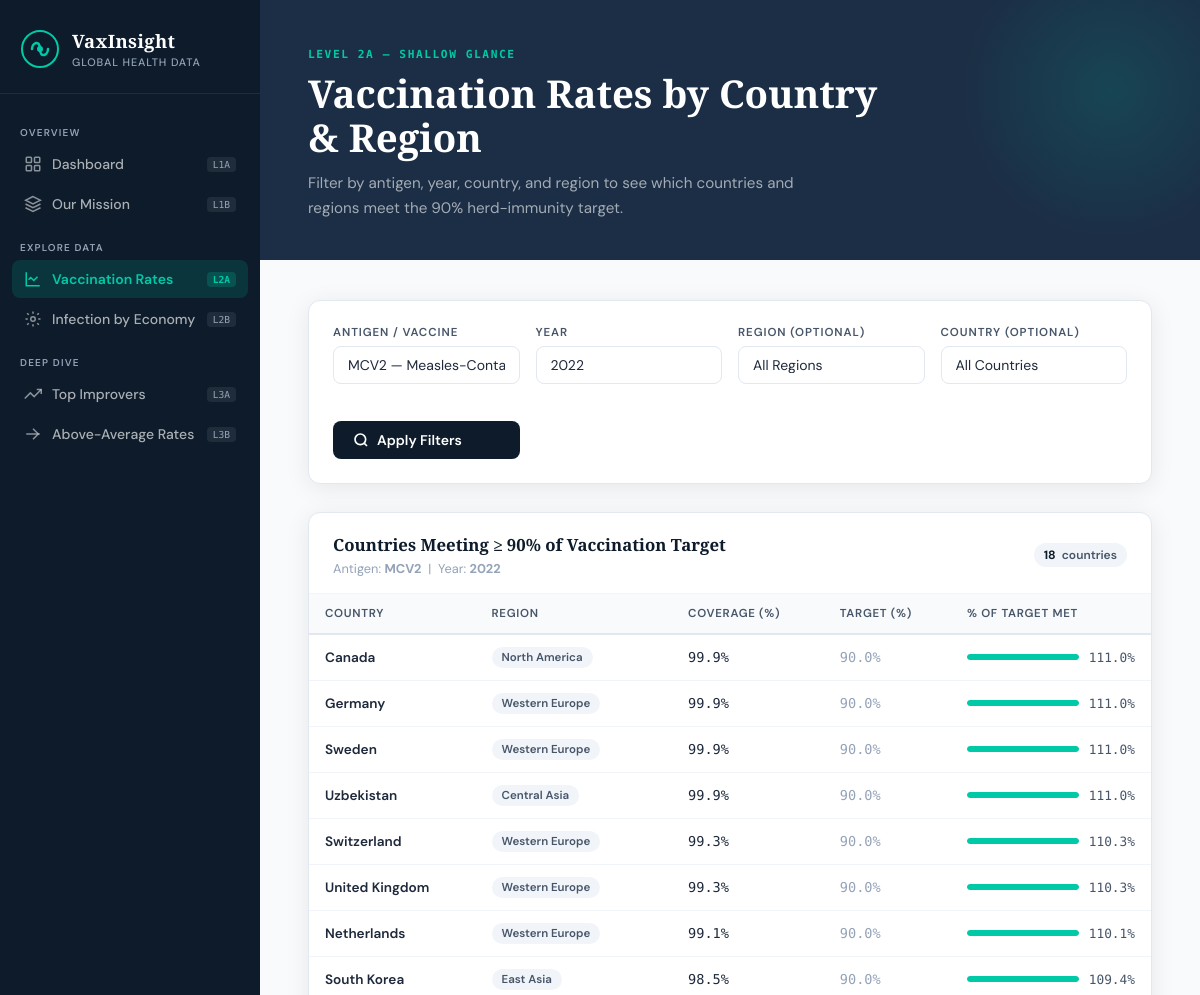
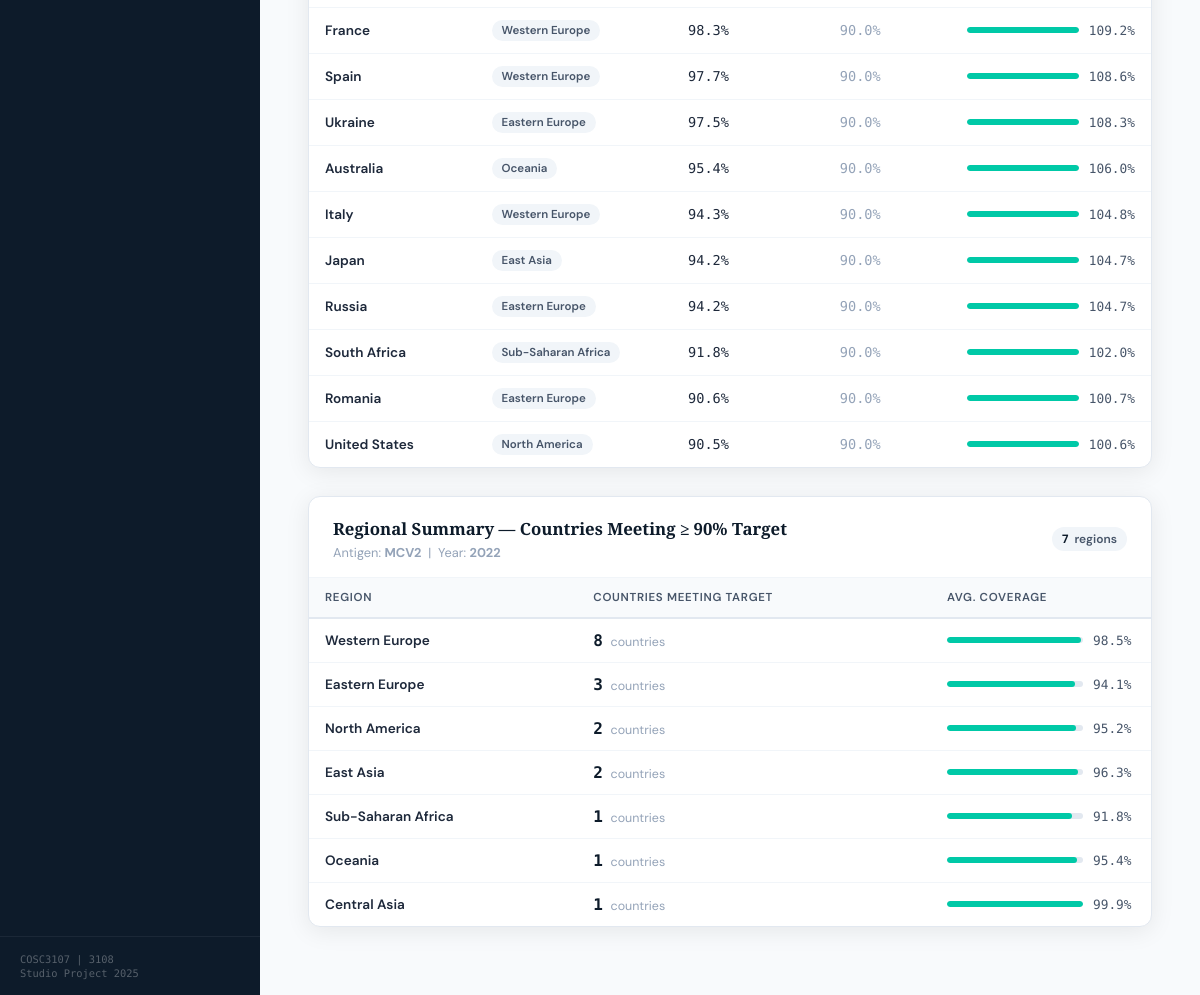
/vaccination, run on the app's committed database (2 pictures, top to bottom).
### tables this page shows
CREATE TABLE antigens (
            id INTEGER PRIMARY KEY AUTOINCREMENT,
            code TEXT UNIQUE NOT NULL,
            full_name TEXT NOT NULL
        );

CREATE TABLE vaccination_data (
            id INTEGER PRIMARY KEY AUTOINCREMENT,
            country_id INTEGER,
            antigen_id INTEGER,
            year INTEGER,
            coverage_pct REAL,
            target_pct REAL DEFAULT 90,
            FOREIGN KEY (country_id) REFERENCES countries(id),
            FOREIGN KEY (antigen_id) REFERENCES antigens(id)
        );

CREATE TABLE countries (
            id INTEGER PRIMARY KEY AUTOINCREMENT,
            name TEXT UNIQUE NOT NULL,
            region_id INTEGER,
            economic_phase_id INTEGER,
            population INTEGER,
            FOREIGN KEY (region_id) REFERENCES regions(id),
            FOREIGN KEY (economic_phase_id) REFERENCES economic_phases(id)
        );

CREATE TABLE regions (
            id INTEGER PRIMARY KEY AUTOINCREMENT,
            name TEXT UNIQUE NOT NULL
        );

### app.py (the view)
@app.route('/vaccination')
def vaccination():
    db = get_db()
    regions  = [r['name'] for r in db.execute("SELECT name FROM regions ORDER BY name").fetchall()]
    countries= [r['name'] for r in db.execute("SELECT name FROM countries ORDER BY name").fetchall()]
    antigens = db.execute("SELECT code, full_name FROM antigens ORDER BY code").fetchall()
    years    = list(range(2023, 1999, -1))
    sel_antigen = request.args.get('antigen', 'MCV2')
    sel_year    = int(request.args.get('year', 2022))
    sel_region  = request.args.get('region', '')
    sel_country = request.args.get('country', '')
    q1 = """
        SELECT c.name as country, r.name as region,
               ROUND(v.coverage_pct,1) as coverage,
               ROUND(v.coverage_pct / v.target_pct * 100, 1) as pct_of_target,
               v.target_pct
        FROM vaccination_data v
        JOIN countries c ON v.country_id = c.id
        JOIN regions r ON c.region_id = r.id
        JOIN antigens a ON v.antigen_id = a.id
        WHERE a.code=? AND v.year=?
          AND v.coverage_pct >= v.target_pct
    """
    params1 = [sel_antigen, sel_year]
    if sel_region:
        q1 += " AND r.name=?"
        params1.append(sel_region)
    if sel_country:
        q1 += " AND c.name=?"
        params1.append(sel_country)
    q1 += " ORDER BY v.coverage_pct DESC"
    table1 = db.execute(q1, params1).fetchall()
    q2 = """
        SELECT r.name as region,
               COUNT(*) as countries_met,
               ROUND(AVG(v.coverage_pct),1) as avg_coverage
        FROM vaccination_data v
        JOIN countries c ON v.country_id = c.id
        JOIN regions r ON c.region_id = r.id
        JOIN antigens a ON v.antigen_id = a.id
        WHERE a.code=? AND v.year=? AND v.coverage_pct >= v.target_pct
        GROUP BY r.name
        ORDER BY countries_met DESC
    """
    table2 = db.execute(q2, [sel_antigen, sel_year]).fetchall()
    db.close()
    return render_template('vaccination.html',
        regions=regions, countries=countries, antigens=antigens, years=years,
        sel_antigen=sel_antigen, sel_year=sel_year,
        sel_region=sel_region, sel_country=sel_country,
        table1=table1, table2=table2
    )

### database.py (called while the page is built)
def get_db():
    conn = sqlite3.connect(DB_PATH)
    conn.row_factory = sqlite3.Row
    return conn

### templates/vaccination.html (shortened to what this page needs)
{% extends "base.html" %}
{% block content %}
<div class="page-header">
  <div class="page-header-eyebrow">Level 2A — Shallow Glance</div>
  <h1>Vaccination Rates by Country &amp; Region</h1>
  <p>
    Filter by antigen, year, country, and region to see which countries and
    regions meet the 90% herd-immunity target.
  </p>
</div>
<div class="content-area">
  <div class="filter-card">
    <form method="GET" action="{{ url_for('vaccination') }}">
      <div class="filter-grid">
        <div class="form-group">
          <label for="antigen">Antigen / Vaccine</label>
          <select name="antigen" id="antigen" class="form-control">
            {% for a in antigens %}
            <option value="{{ a.code }}" {% if a.code == sel_antigen %}selected{% endif %}>
              {{ a.code }} — {{ a.full_name }}
            </option>
            {% endfor %}
          </select>
        </div>
        <div class="form-group">
          <label for="year">Year</label>
          <select name="year" id="year" class="form-control">
            {% for y in years %}
            <option value="{{ y }}" {% if y == sel_year %}selected{% endif %}>{{ y }}</option>
            {% endfor %}
          </select>
        </div>
        <div class="form-group">
          <label for="region">Region (optional)</label>
          <select name="region" id="region" class="form-control">
            <option value="">All Regions</option>
          </select>
        </div>
        <div class="form-group">
          <label for="country">Country (optional)</label>
          <select name="country" id="country" class="form-control">
            <option value="">All Countries</option>
          </select>
        </div>
        <div class="form-group">
          <label>&nbsp;</label>
          <button type="submit" class="btn btn-primary" style="width:100%;">
            <svg width="16" height="16" viewBox="0 0 24 24" fill="none" stroke="currentColor" stroke-width="2.5">
              <circle cx="11" cy="11" r="8"/><line x1="21" y1="21" x2="16.65" y2="16.65"/>
            </svg>
            Apply Filters
          </button>
        </div>
      </div>
    </form>
  </div>
  <div class="card">
    <div class="card-header">
      <div>
        <h3>Countries Meeting ≥ 90% of Vaccination Target</h3>
        <div style="font-size:.8rem;color:var(--gray-400);margin-top:4px;">
          Antigen: <strong>{{ sel_antigen }}</strong> &nbsp;|&nbsp; Year: <strong>{{ sel_year }}</strong>
        </div>
      </div>
      <span class="result-count">
        <strong>{{ table1|length }}</strong> countries
      </span>
    </div>
    <div class="table-wrap">
      {% if table1 %}
      <table>
        <thead>
          <tr>
            <th>Country</th>
            <th>Region</th>
            <th>Coverage (%)</th>
            <th>Target (%)</th>
            <th style="width:200px;">% of Target Met</th>
          </tr>
        </thead>
        <tbody>
          {% for row in table1 %}
          <tr>
            <td style="font-weight:600;">{{ row.country }}</td>
            <td><span class="badge badge-gray">{{ row.region }}</span></td>
            <td style="font-family:var(--font-mono);">{{ row.coverage }}%</td>
            <td style="font-family:var(--font-mono); color:var(--gray-400);">{{ row.target_pct }}%</td>
            <td>
              <div class="progress-bar-wrap">
                {% set pct = [row.pct_of_target, 100]|min %}
                <div class="progress-track">
                  <div class="progress-fill {% if pct >= 95 %}good{% elif pct >= 90 %}medium{% else %}poor{% endif %}"
                       style="width:{{ pct }}%"></div>
                </div>
                <span class="progress-val">{{ row.pct_of_target }}%</span>
              </div>
            </td>
          </tr>
          {% endfor %}
        </tbody>
      </table>
      {% endif %}
    </div>
  </div>
  <div class="card">
    <div class="card-header">
      <div>
        <h3>Regional Summary — Countries Meeting ≥ 90% Target</h3>
        <div style="font-size:.8rem;color:var(--gray-400);margin-top:4px;">
          Antigen: <strong>{{ sel_antigen }}</strong> &nbsp;|&nbsp; Year: <strong>{{ sel_year }}</strong>
        </div>
      </div>
      <span class="result-count">
        <strong>{{ table2|length }}</strong> regions
      </span>
    </div>
    <div class="table-wrap">
      {% if table2 %}
      <table>
        <thead>
          <tr>
            <th>Region</th>
            <th>Countries Meeting Target</th>
            <th style="width:220px;">Avg. Coverage</th>
          </tr>
        </thead>
        <tbody>
          {% for row in table2 %}
          <tr>
            <td style="font-weight:600;">{{ row.region }}</td>
            <td>
              <span style="font-family:var(--font-mono); font-size:1rem; font-weight:700; color:var(--navy);">{{ row.countries_met }}</span>
              <span style="font-size:.78rem; color:var(--gray-400); margin-left:4px;">countries</span>
            </td>
            <td>
              <div class="progress-bar-wrap">
                <div class="progress-track">
                  <div class="progress-fill {% if row.avg_coverage >= 90 %}good{% elif row.avg_coverage >= 75 %}medium{% else %}poor{% endif %}"
                       style="width:{{ row.avg_coverage }}%"></div>
                </div>
                <span class="progress-val">{{ row.avg_coverage }}%</span>
              </div>
            </td>
          </tr>
          {% endfor %}
        </tbody>
      </table>
      {% endif %}
    </div>
  </div>
</div>
{% endblock %}

### data on the page
antigens: code "MCV2"
vaccination_data: country "Canada", region "North America", coverage "99.9", target_pct "90.0", {{ pct }} 100 (drawn), pct_of_target "111.0"
vaccination_data: country "Germany", region "Western Europe", coverage "99.9", target_pct "90.0", {{ pct }} 100 (drawn), pct_of_target "111.0"
countries: country "Sweden", region "Western Europe", coverage "99.9", target_pct "90.0", {{ pct }} 100 (drawn), pct_of_target "111.0"
countries: country "Uzbekistan", region "Central Asia", coverage "99.9", target_pct "90.0", {{ pct }} 100 (drawn), pct_of_target "111.0"
countries: country "Switzerland", region "Western Europe", coverage "99.3", target_pct "90.0", {{ pct }} 100 (drawn), pct_of_target "110.3"
countries: country "United Kingdom", region "Western Europe", coverage "99.3", target_pct "90.0", {{ pct }} 100 (drawn), pct_of_target "110.3"
countries: country "Netherlands", region "Western Europe", coverage "99.1", target_pct "90.0", {{ pct }} 100 (drawn), pct_of_target "110.1"
countries: country "South Korea", region "East Asia", coverage "98.5", target_pct "90.0", {{ pct }} 100 (drawn), pct_of_target "109.4"
vaccination_data: country "France", region "Western Europe", coverage "98.3", target_pct "90.0", {{ pct }} 100 (drawn), pct_of_target "109.2"
countries: country "Spain", region "Western Europe", coverage "97.7", target_pct "90.0", {{ pct }} 100 (drawn), pct_of_target "108.6"
countries: country "Ukraine", region "Eastern Europe", coverage "97.5", target_pct "90.0", {{ pct }} 100 (drawn), pct_of_target "108.3"
vaccination_data: country "Australia", region "Oceania", coverage "95.4", target_pct "90.0", {{ pct }} 100 (drawn), pct_of_target "106.0"
vaccination_data: country "Italy", region "Western Europe", coverage "94.3", target_pct "90.0", {{ pct }} 100 (drawn), pct_of_target "104.8"
vaccination_data: country "Japan", region "East Asia", coverage "94.2", target_pct "90.0", {{ pct }} 100 (drawn), pct_of_target "104.7"
countries: country "Russia", region "Eastern Europe", coverage "94.2", target_pct "90.0", {{ pct }} 100 (drawn), pct_of_target "104.7"
countries: country "South Africa", region "Sub-Saharan Africa", coverage "91.8", target_pct "90.0", {{ pct }} 100 (drawn), pct_of_target "102.0"
countries: country "Romania", region "Eastern Europe", coverage "90.6", target_pct "90.0", {{ pct }} 100 (drawn), pct_of_target "100.7"
countries: country "United States", region "North America", coverage "90.5", target_pct "90.0", {{ pct }} 100 (drawn), pct_of_target "100.6"

### other printed values
{{ sel_year }} "2022"
{{ table1|length }} "18"
{{ table2|length }} "7"
{{ row.region }} "Western Europe" "Eastern Europe" "North America" "East Asia" "Sub-Saharan Africa" "Oceania" "Central Asia"
{{ row.countries_met }} "8" "3" "2" "2" "1" "1" "1"
{{ row.avg_coverage }} "98.5" "94.1" "95.2" "96.3" "91.8" "95.4" "99.9"
form field antigen "MCV2 — Measles-Containing Vaccine 2nd Dose"
form field year "2022"
